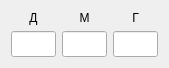
<?xml version="1.0" encoding="UTF-8"?>
<ui version="4.0">
 <class>Date_form</class>
 <widget class="QWidget" name="Date_form">
  <property name="geometry">
   <rect>
    <x>0</x>
    <y>0</y>
    <width>169</width>
    <height>63</height>
   </rect>
  </property>
  <property name="sizePolicy">
   <sizepolicy hsizetype="Ignored" vsizetype="Preferred">
    <horstretch>0</horstretch>
    <verstretch>0</verstretch>
   </sizepolicy>
  </property>
  <property name="windowTitle">
   <string>Form</string>
  </property>
  <layout class="QHBoxLayout" name="horizontalLayout">
   <item>
    <layout class="QVBoxLayout" name="verticalLayout">
     <item>
      <widget class="QLabel" name="label">
       <property name="sizePolicy">
        <sizepolicy hsizetype="Ignored" vsizetype="Preferred">
         <horstretch>0</horstretch>
         <verstretch>0</verstretch>
        </sizepolicy>
       </property>
       <property name="text">
        <string>Д</string>
       </property>
       <property name="alignment">
        <set>Qt::AlignCenter</set>
       </property>
      </widget>
     </item>
     <item>
      <widget class="QLineEdit" name="day">
       <property name="sizePolicy">
        <sizepolicy hsizetype="Ignored" vsizetype="Fixed">
         <horstretch>0</horstretch>
         <verstretch>0</verstretch>
        </sizepolicy>
       </property>
       <property name="font">
        <font>
         <pointsize>11</pointsize>
        </font>
       </property>
      </widget>
     </item>
    </layout>
   </item>
   <item>
    <layout class="QVBoxLayout" name="verticalLayout_2">
     <item>
      <widget class="QLabel" name="label_2">
       <property name="sizePolicy">
        <sizepolicy hsizetype="Ignored" vsizetype="Preferred">
         <horstretch>0</horstretch>
         <verstretch>0</verstretch>
        </sizepolicy>
       </property>
       <property name="text">
        <string>М</string>
       </property>
       <property name="alignment">
        <set>Qt::AlignCenter</set>
       </property>
      </widget>
     </item>
     <item>
      <widget class="QLineEdit" name="month">
       <property name="sizePolicy">
        <sizepolicy hsizetype="Ignored" vsizetype="Fixed">
         <horstretch>0</horstretch>
         <verstretch>0</verstretch>
        </sizepolicy>
       </property>
       <property name="font">
        <font>
         <pointsize>11</pointsize>
        </font>
       </property>
      </widget>
     </item>
    </layout>
   </item>
   <item>
    <layout class="QVBoxLayout" name="verticalLayout_3">
     <item>
      <widget class="QLabel" name="label_3">
       <property name="sizePolicy">
        <sizepolicy hsizetype="Ignored" vsizetype="Preferred">
         <horstretch>0</horstretch>
         <verstretch>0</verstretch>
        </sizepolicy>
       </property>
       <property name="text">
        <string>Г</string>
       </property>
       <property name="alignment">
        <set>Qt::AlignCenter</set>
       </property>
      </widget>
     </item>
     <item>
      <widget class="QLineEdit" name="year">
       <property name="sizePolicy">
        <sizepolicy hsizetype="Ignored" vsizetype="Fixed">
         <horstretch>0</horstretch>
         <verstretch>0</verstretch>
        </sizepolicy>
       </property>
       <property name="font">
        <font>
         <pointsize>11</pointsize>
        </font>
       </property>
      </widget>
     </item>
    </layout>
   </item>
  </layout>
 </widget>
 <resources/>
 <connections/>
</ui>
